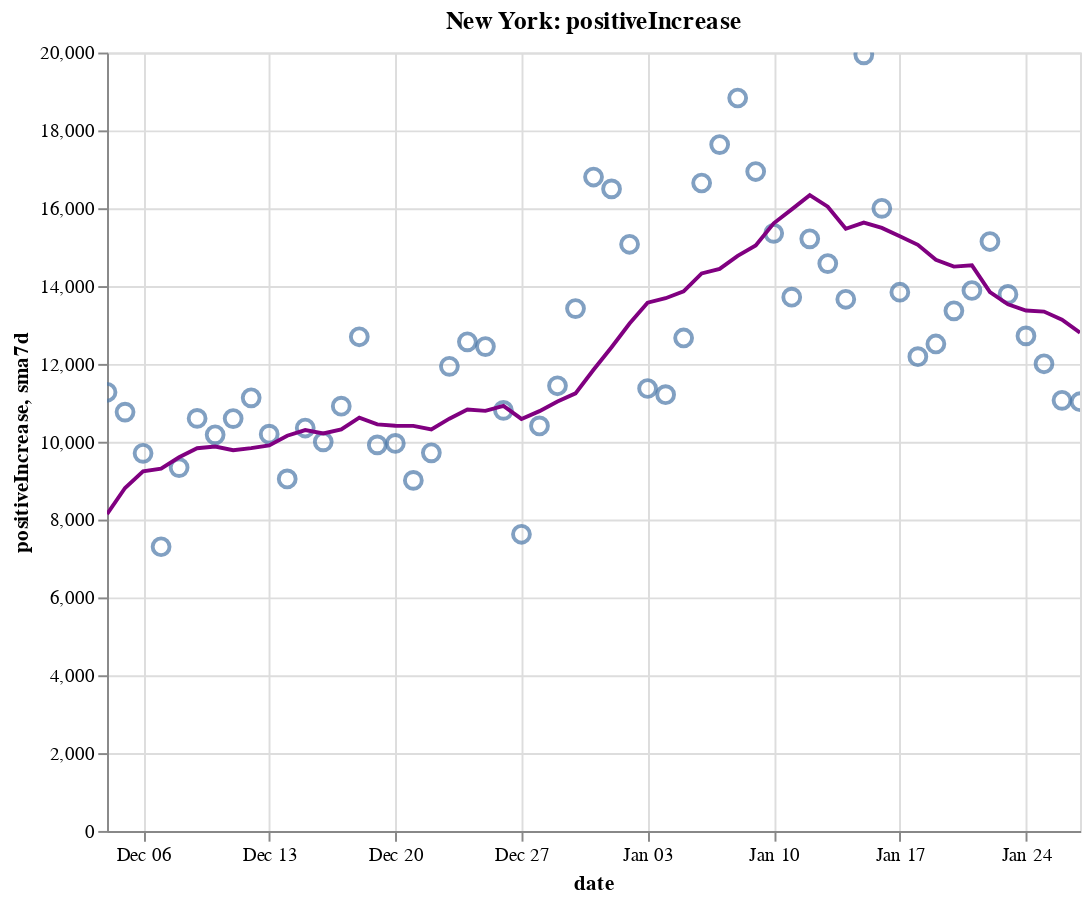

Notebook cell for this chart:
### Code cell
create_plot(ny, 'positiveIncrease')

### Figure 1 — Vega-Lite specification as saved in the notebook (floating-point values rounded to 4 significant figures)
{"config": {"view": {"continuousWidth": 400, "continuousHeight": 300}}, "layer": [{"layer": [{"mark": {"type": "point", "size": 75}, "encoding": {"tooltip": [{"type": "temporal", "field": "date"}, {"type": "quantitative", "field": "positiveIncrease"}, {"type": "quantitative", "field": "sma7d"}], "x": {"type": "temporal", "field": "date"}, "y": {"type": "quantitative", "field": "positiveIncrease"}}, "selection": {"selector008": {"type": "interval", "bind": "scales", "encodings": ["x", "y"]}}}, {"mark": {"type": "line", "color": "purple"}, "encoding": {"x": {"type": "temporal", "field": "date"}, "y": {"type": "quantitative", "field": "sma7d"}}}]}, {"mark": {"type": "rule", "color": "#aaa"}, "encoding": {"x": {"type": "temporal", "field": "date"}}, "transform": [{"filter": {"selection": "selector007"}}]}, {"mark": "circle", "encoding": {"opacity": {"condition": {"value": 1, "selection": "selector007"}, "value": 0}, "tooltip": [{"type": "temporal", "field": "date"}, {"type": "quantitative", "field": "positiveIncrease"}, {"type": "quantitative", "field": "sma7d"}], "x": {"type": "temporal", "field": "date"}, "y": {"type": "quantitative", "field": "positiveIncrease"}}, "selection": {"selector007": {"type": "single", "encodings": ["x"], "on": "mouseover", "nearest": true, "empty": "none"}}}, {"mark": {"type": "text", "align": "left", "dx": 5, "dy": -5, "stroke": "white", "strokeWidth": 2}, "encoding": {"text": {"type": "quantitative", "field": "positiveIncrease"}, "tooltip": [{"type": "temporal", "field": "date"}, {"type": "quantitative", "field": "positiveIncrease"}, {"type": "quantitative", "field": "sma7d"}], "x": {"type": "temporal", "field": "date"}, "y": {"type": "quantitative", "field": "positiveIncrease"}}, "transform": [{"filter": {"selection": "selector007"}}]}, {"mark": {"type": "text", "align": "left", "dx": 5, "dy": -5}, "encoding": {"text": {"type": "quantitative", "field": "positiveIncrease"}, "tooltip": [{"type": "temporal", "field": "date"}, {"type": "quantitative", "field": "positiveIncrease"}, {"type": "quantitative", "field": "sma7d"}], "x": {"type": "temporal", "field": "date"}, "y": {"type": "quantitative", "field": "positiveIncrease"}}, "transform": [{"filter": {"selection": "selector007"}}]}], "data": {"name": "data-b024dc6d637ae9519092423133a774c2"}, "height": 400, "title": "New York: positiveIncrease", "width": 500, "$schema": "https://vega.github.io/schema/vega-lite/v4.8.1.json", "datasets": {"data-b024dc6d637ae9519092423133a774c2": [{"date": "2020-12-04T00:00:00", "totalTestResultsIncrease": 208300.0, "positiveIncrease": 11270.0, "death": 27020.0, "deathIncrease": 62.0, "positiveRate": 0.054, "state": "New York", "sma7d": 8141.0}, {"date": "2020-12-05T00:00:00", "totalTestResultsIncrease": 215400.0, "positiveIncrease": 10760.0, "death": 27090.0, "deathIncrease": 72.0, "positiveRate": 0.05, "state": "New York", "sma7d": 8812.0}, {"date": "2020-12-06T00:00:00", "totalTestResultsIncrease": 205800.0, "positiveIncrease": 9702.0, "death": 27150.0, "deathIncrease": 60.0, "positiveRate": 0.047, "state": "New York", "sma7d": 9238.0}, {"date": "2020-12-07T00:00:00", "totalTestResultsIncrease": 152300.0, "positiveIncrease": 7302.0, "death": 27230.0, "deathIncrease": 83.0, "positiveRate": 0.048, "state": "New York", "sma7d": 9307.0}, {"date": "2020-12-08T00:00:00", "totalTestResultsIncrease": 162500.0, "positiveIncrease": 9335.0, "death": 27310.0, "deathIncrease": 75.0, "positiveRate": 0.057, "state": "New York", "sma7d": 9600.0}, {"date": "2020-12-09T00:00:00", "totalTestResultsIncrease": 194600.0, "positiveIncrease": 10600.0, "death": 27400.0, "deathIncrease": 97.0, "positiveRate": 0.054, "state": "New York", "sma7d": 9832.0}, {"date": "2020-12-10T00:00:00", "totalTestResultsIncrease": 197400.0, "positiveIncrease": 10180.0, "death": 27500.0, "deathIncrease": 94.0, "positiveRate": 0.052, "state": "New York", "sma7d": 9878.0}, {"date": "2020-12-11T00:00:00", "totalTestResultsIncrease": 212700.0, "positiveIncrease": 10600.0, "death": 27590.0, "deathIncrease": 89.0, "positiveRate": 0.05, "state": "New York", "sma7d": 9782.0}, {"date": "2020-12-12T00:00:00", "totalTestResultsIncrease": 242900.0, "positiveIncrease": 11130.0, "death": 27680.0, "deathIncrease": 88.0, "positiveRate": 0.046, "state": "New York", "sma7d": 9834.0}, {"date": "2020-12-13T00:00:00", "totalTestResultsIncrease": 205200.0, "positiveIncrease": 10190.0, "death": 27780.0, "deathIncrease": 110.0, "positiveRate": 0.05, "state": "New York", "sma7d": 9905.0}, {"date": "2020-12-14T00:00:00", "totalTestResultsIncrease": 159800.0, "positiveIncrease": 9044.0, "death": 27870.0, "deathIncrease": 85.0, "positiveRate": 0.057, "state": "New York", "sma7d": 10150.0}, {"date": "2020-12-15T00:00:00", "totalTestResultsIncrease": 194200.0, "positiveIncrease": 10350.0, "death": 28000.0, "deathIncrease": 132.0, "positiveRate": 0.053, "state": "New York", "sma7d": 10300.0}, {"date": "2020-12-16T00:00:00", "totalTestResultsIncrease": 160900.0, "positiveIncrease": 9998.0, "death": 28100.0, "deathIncrease": 98.0, "positiveRate": 0.062, "state": "New York", "sma7d": 10210.0}, {"date": "2020-12-17T00:00:00", "totalTestResultsIncrease": 202800.0, "positiveIncrease": 10910.0, "death": 28220.0, "deathIncrease": 122.0, "positiveRate": 0.054, "state": "New York", "sma7d": 10320.0}, {"date": "2020-12-18T00:00:00", "totalTestResultsIncrease": 249400.0, "positiveIncrease": 12700.0, "death": 28340.0, "deathIncrease": 122.0, "positiveRate": 0.051, "state": "New York", "sma7d": 10620.0}, {"date": "2020-12-19T00:00:00", "totalTestResultsIncrease": 191500.0, "positiveIncrease": 9919.0, "death": 28470.0, "deathIncrease": 130.0, "positiveRate": 0.052, "state": "New York", "sma7d": 10450.0}, {"date": "2020-12-20T00:00:00", "totalTestResultsIncrease": 197300.0, "positiveIncrease": 9957.0, "death": 28600.0, "deathIncrease": 124.0, "positiveRate": 0.05, "state": "New York", "sma7d": 10410.0}, {"date": "2020-12-21T00:00:00", "totalTestResultsIncrease": 156500.0, "positiveIncrease": 9007.0, "death": 28710.0, "deathIncrease": 111.0, "positiveRate": 0.058, "state": "New York", "sma7d": 10410.0}, {"date": "2020-12-22T00:00:00", "totalTestResultsIncrease": 164900.0, "positiveIncrease": 9716.0, "death": 28850.0, "deathIncrease": 141.0, "positiveRate": 0.059, "state": "New York", "sma7d": 10320.0}, {"date": "2020-12-23T00:00:00", "totalTestResultsIncrease": 204400.0, "positiveIncrease": 11940.0, "death": 29020.0, "deathIncrease": 166.0, "positiveRate": 0.058, "state": "New York", "sma7d": 10590.0}, {"date": "2020-12-24T00:00:00", "totalTestResultsIncrease": 226300.0, "positiveIncrease": 12570.0, "death": 29150.0, "deathIncrease": 133.0, "positiveRate": 0.056, "state": "New York", "sma7d": 10830.0}, {"date": "2020-12-25T00:00:00", "totalTestResultsIncrease": 226600.0, "positiveIncrease": 12450.0, "death": 29270.0, "deathIncrease": 121.0, "positiveRate": 0.055, "state": "New York", "sma7d": 10790.0}, {"date": "2020-12-26T00:00:00", "totalTestResultsIncrease": 201400.0, "positiveIncrease": 10810.0, "death": 29400.0, "deathIncrease": 126.0, "positiveRate": 0.054, "state": "New York", "sma7d": 10920.0}, {"date": "2020-12-27T00:00:00", "totalTestResultsIncrease": 130300.0, "positiveIncrease": 7623.0, "death": 29510.0, "deathIncrease": 115.0, "positiveRate": 0.059, "state": "New York", "sma7d": 10590.0}, {"date": "2020-12-28T00:00:00", "totalTestResultsIncrease": 124900.0, "positiveIncrease": 10410.0, "death": 29630.0, "deathIncrease": 118.0, "positiveRate": 0.083, "state": "New York", "sma7d": 10790.0}, {"date": "2020-12-29T00:00:00", "totalTestResultsIncrease": 160200.0, "positiveIncrease": 11440.0, "death": 29760.0, "deathIncrease": 127.0, "positiveRate": 0.071, "state": "New York", "sma7d": 11030.0}, {"date": "2020-12-30T00:00:00", "totalTestResultsIncrease": 154900.0, "positiveIncrease": 13420.0, "death": 29900.0, "deathIncrease": 149.0, "positiveRate": 0.087, "state": "New York", "sma7d": 11240.0}, {"date": "2020-12-31T00:00:00", "totalTestResultsIncrease": 216600.0, "positiveIncrease": 16800.0, "death": 30040.0, "deathIncrease": 135.0, "positiveRate": 0.078, "state": "New York", "sma7d": 11850.0}, {"date": "2021-01-01T00:00:00", "totalTestResultsIncrease": 219300.0, "positiveIncrease": 16500.0, "death": 30210.0, "deathIncrease": 168.0, "positiveRate": 0.075, "state": "New York", "sma7d": 12430.0}, {"date": "2021-01-02T00:00:00", "totalTestResultsIncrease": 202400.0, "positiveIncrease": 15070.0, "death": 30340.0, "deathIncrease": 129.0, "positiveRate": 0.074, "state": "New York", "sma7d": 13040.0}, {"date": "2021-01-03T00:00:00", "totalTestResultsIncrease": 142300.0, "positiveIncrease": 11370.0, "death": 30480.0, "deathIncrease": 139.0, "positiveRate": 0.08, "state": "New York", "sma7d": 13570.0}, {"date": "2021-01-04T00:00:00", "totalTestResultsIncrease": 134400.0, "positiveIncrease": 11210.0, "death": 30650.0, "deathIncrease": 172.0, "positiveRate": 0.083, "state": "New York", "sma7d": 13690.0}, {"date": "2021-01-05T00:00:00", "totalTestResultsIncrease": 152400.0, "positiveIncrease": 12670.0, "death": 30800.0, "deathIncrease": 154.0, "positiveRate": 0.083, "state": "New York", "sma7d": 13860.0}, {"date": "2021-01-06T00:00:00", "totalTestResultsIncrease": 197800.0, "positiveIncrease": 16650.0, "death": 30960.0, "deathIncrease": 163.0, "positiveRate": 0.084, "state": "New York", "sma7d": 14320.0}, {"date": "2021-01-07T00:00:00", "totalTestResultsIncrease": 238600.0, "positiveIncrease": 17640.0, "death": 31160.0, "deathIncrease": 199.0, "positiveRate": 0.074, "state": "New York", "sma7d": 14440.0}, {"date": "2021-01-08T00:00:00", "totalTestResultsIncrease": 243900.0, "positiveIncrease": 18830.0, "death": 31330.0, "deathIncrease": 165.0, "positiveRate": 0.077, "state": "New York", "sma7d": 14780.0}, {"date": "2021-01-09T00:00:00", "totalTestResultsIncrease": 258000.0, "positiveIncrease": 16940.0, "death": 31520.0, "deathIncrease": 190.0, "positiveRate": 0.066, "state": "New York", "sma7d": 15040.0}, {"date": "2021-01-10T00:00:00", "totalTestResultsIncrease": 246800.0, "positiveIncrease": 15360.0, "death": 31670.0, "deathIncrease": 153.0, "positiveRate": 0.062, "state": "New York", "sma7d": 15610.0}, {"date": "2021-01-11T00:00:00", "totalTestResultsIncrease": 203900.0, "positiveIncrease": 13710.0, "death": 31840.0, "deathIncrease": 169.0, "positiveRate": 0.067, "state": "New York", "sma7d": 15970.0}, {"date": "2021-01-12T00:00:00", "totalTestResultsIncrease": 196700.0, "positiveIncrease": 15210.0, "death": 32010.0, "deathIncrease": 166.0, "positiveRate": 0.077, "state": "New York", "sma7d": 16330.0}, {"date": "2021-01-13T00:00:00", "totalTestResultsIncrease": 196900.0, "positiveIncrease": 14580.0, "death": 32180.0, "deathIncrease": 168.0, "positiveRate": 0.074, "state": "New York", "sma7d": 16040.0}, {"date": "2021-01-14T00:00:00", "totalTestResultsIncrease": 212600.0, "positiveIncrease": 13660.0, "death": 32380.0, "deathIncrease": 204.0, "positiveRate": 0.064, "state": "New York", "sma7d": 15470.0}, {"date": "2021-01-15T00:00:00", "totalTestResultsIncrease": 324700.0, "positiveIncrease": 19940.0, "death": 32570.0, "deathIncrease": 187.0, "positiveRate": 0.061, "state": "New York", "sma7d": 15630.0}, {"date": "2021-01-16T00:00:00", "totalTestResultsIncrease": 277300.0, "positiveIncrease": 16000.0, "death": 32720.0, "deathIncrease": 159.0, "positiveRate": 0.058, "state": "New York", "sma7d": 15490.0}, {"date": "2021-01-17T00:00:00", "totalTestResultsIncrease": 246500.0, "positiveIncrease": 13840.0, "death": 32900.0, "deathIncrease": 172.0, "positiveRate": 0.056, "state": "New York", "sma7d": 15280.0}, {"date": "2021-01-18T00:00:00", "totalTestResultsIncrease": 186200.0, "positiveIncrease": 12180.0, "death": 33050.0, "deathIncrease": 155.0, "positiveRate": 0.065, "state": "New York", "sma7d": 15060.0}, {"date": "2021-01-19T00:00:00", "totalTestResultsIncrease": 177300.0, "positiveIncrease": 12510.0, "death": 33220.0, "deathIncrease": 172.0, "positiveRate": 0.071, "state": "New York", "sma7d": 14670.0}, {"date": "2021-01-20T00:00:00", "totalTestResultsIncrease": 195400.0, "positiveIncrease": 13360.0, "death": 33420.0, "deathIncrease": 191.0, "positiveRate": 0.068, "state": "New York", "sma7d": 14500.0}, {"date": "2021-01-21T00:00:00", "totalTestResultsIncrease": 224600.0, "positiveIncrease": 13890.0, "death": 33590.0, "deathIncrease": 179.0, "positiveRate": 0.062, "state": "New York", "sma7d": 14530.0}, {"date": "2021-01-22T00:00:00", "totalTestResultsIncrease": 268000.0, "positiveIncrease": 15140.0, "death": 33760.0, "deathIncrease": 169.0, "positiveRate": 0.057, "state": "New York", "sma7d": 13850.0}, {"date": "2021-01-23T00:00:00", "totalTestResultsIncrease": 262100.0, "positiveIncrease": 13790.0, "death": 33910.0, "deathIncrease": 144.0, "positiveRate": 0.053, "state": "New York", "sma7d": 13530.0}, {"date": "2021-01-24T00:00:00", "totalTestResultsIncrease": 250000.0, "positiveIncrease": 12720.0, "death": 34070.0, "deathIncrease": 162.0, "positiveRate": 0.051, "state": "New York", "sma7d": 13370.0}, {"date": "2021-01-25T00:00:00", "totalTestResultsIncrease": 219500.0, "positiveIncrease": 12000.0, "death": 34240.0, "deathIncrease": 173.0, "positiveRate": 0.055, "state": "New York", "sma7d": 13340.0}, {"date": "2021-01-26T00:00:00", "totalTestResultsIncrease": 162900.0, "positiveIncrease": 11060.0, "death": 34410.0, "deathIncrease": 165.0, "positiveRate": 0.068, "state": "New York", "sma7d": 13140.0}, {"date": "2021-01-27T00:00:00", "totalTestResultsIncrease": 202700.0, "positiveIncrease": 11030.0, "death": 34580.0, "deathIncrease": 172.0, "positiveRate": 0.054, "state": "New York", "sma7d": 12800.0}]}}
